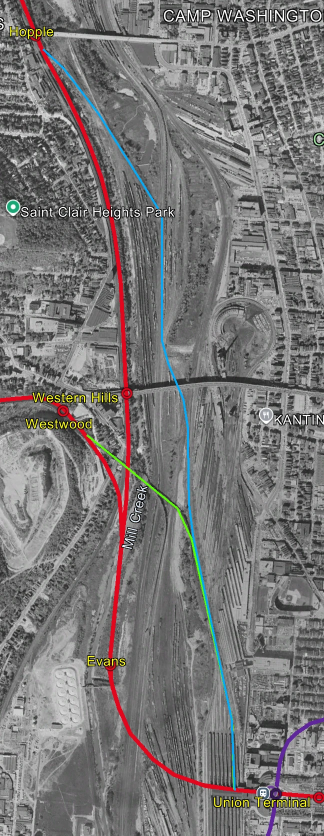
#> input picture data/reference/rer1_historic_approaches.webp, 648 x 1671 px (shown at 1/2 size)
$ python digitize_historic.py
#> lines starting #> are read from the running program, lines starting #| are printed output that depends on the picture; after the words box and inside, x2 and y2 are one past the last pixel; in counts of white or black regions, pixels touching at a corner belong together
### railsim/geo.py
"""Geodesy helpers: local planar projection, distances, polyline utilities."""

from __future__ import annotations

import math
from dataclasses import dataclass
from typing import Sequence

import numpy as np

EARTH_RADIUS_M = 6371008.8

MPH = 0.44704  # m/s per mph
KMH = 1 / 3.6  # m/s per km/h
FT = 0.3048  # m per ft
INCH = 0.0254  # m per inch


# [6 lines left out: function haversine, not called in this run]


@dataclass
class LocalProjection:
    """Azimuthal equidistant-like local tangent plane, accurate to ~1e-4 relative over 100 km.

    Uses an ellipsoidal (WGS84) radius of curvature at the reference latitude so that
    both east and north scales are right; good enough for alignment geometry at city scale.
    """

    lat0: float
    lon0: float

    def __post_init__(self):
        a = 6378137.0
        e2 = 6.69437999014e-3
        phi = math.radians(self.lat0)
        s = math.sin(phi)
        self._m_per_rad_lat = a * (1 - e2) / (1 - e2 * s * s) ** 1.5
        self._m_per_rad_lon = a * math.cos(phi) / math.sqrt(1 - e2 * s * s)

    def to_xy(self, lat, lon):
        lat = np.asarray(lat, dtype=float)
        lon = np.asarray(lon, dtype=float)
        x = np.radians(lon - self.lon0) * self._m_per_rad_lon
        y = np.radians(lat - self.lat0) * self._m_per_rad_lat
        return x, y

    # [6 lines left out: function to_latlon, not called in this run]

    @classmethod
    def around(cls, lats: Sequence[float], lons: Sequence[float]) -> "LocalProjection":
        return cls(float(np.mean(lats)), float(np.mean(lons)))


def cumulative_length(xy: np.ndarray) -> np.ndarray:
    d = np.hypot(np.diff(xy[:, 0]), np.diff(xy[:, 1]))
    return np.concatenate([[0.0], np.cumsum(d)])


# [28 lines left out: functions dedupe_polyline, project_point_to_polyline, not called in this run]


def interp_polyline(xy: np.ndarray, s: np.ndarray, s_query) -> np.ndarray:
    s_query = np.asarray(s_query, dtype=float)
    return np.column_stack([np.interp(s_query, s, xy[:, 0]), np.interp(s_query, s, xy[:, 1])])


def heading(dx: float, dy: float) -> float:
    """Planar heading in radians (atan2 of dy, dx)."""
    return math.atan2(dy, dx)


def wrap_angle(a):
    return (np.asarray(a) + np.pi) % (2 * np.pi) - np.pi

### railsim/kml.py
"""KMZ/KML reading and writing without third-party dependencies.

Reading keeps the folder hierarchy so that programs can select lines and station folders
by path (e.g. "Cincinnati Rail/Cincinnati RER/RER-1"). MultiGeometry placemarks are
expanded into their component LineStrings.
"""

from __future__ import annotations

import io
import re
import zipfile
import xml.etree.ElementTree as ET
from dataclasses import dataclass, field
from pathlib import Path
from typing import Iterable, List, Optional
from xml.sax.saxutils import escape


@dataclass
class Placemark:
    name: str
    folder_path: tuple  # names of enclosing folders, outermost first (Document excluded)
    description: str = ""
    style: str = ""
    points: List[tuple] = field(default_factory=list)  # [(lat, lon, z)]
    lines: List[List[tuple]] = field(default_factory=list)  # each [(lat, lon, z), ...]
    has_z: bool = False  # True if any coordinate carried a non-zero altitude

    @property
    def path_str(self) -> str:
        return "/".join(self.folder_path)


def _local(tag: str) -> str:
    return tag.rsplit("}", 1)[-1]


# [65 lines left out: functions _child, _parse_coords, read_kml_bytes, _parse_placemark, not called in this run]


def read_kmz(path: str | Path) -> List[Placemark]:
    path = Path(path)
    if path.suffix.lower() == ".kml":
        return read_kml_bytes(path.read_bytes())
    with zipfile.ZipFile(path) as z:
        names = [n for n in z.namelist() if n.lower().endswith(".kml")]
        if not names:
            raise ValueError(f"No .kml inside {path}")
        main = "doc.kml" if "doc.kml" in names else names[0]
        return read_kml_bytes(z.read(main))


# [50 lines left out: functions line_styles, select, not called in this run]


# ----------------------------------------------------------------------------- writing

class KmlWriter:
    """Tiny KML builder: folders, styled LineStrings and Points."""

    # [11 lines left out: functions __init__, _style_id, not called in this run]

    def open_folder(self, name: str):
        self._body.append(f"<Folder><name>{escape(name)}</name>")

    def close_folder(self):
        self._body.append("</Folder>")

    # [40 lines left out: functions line, point, to_string, save, rgb_to_kml, not called in this run]

### tools/digitize_historic.py
"""Digitize the historic RER-1 approaches to Union Terminal from a Google Earth screenshot.

data/reference/rer1_historic_approaches.webp shows the pre-RER routes into Union Terminal on
their original railroad rights of way through the Mill Creek yards: Oxford trains (blue) left
today's RER-1 at Hopple, Miamitown trains (green) left it at Westwood and joined the Oxford
route. The screenshot is georeferenced by an affine fit to four RER-1 station markers whose
coordinates are in Cincinnati_Rail.kmz (residuals printed; ~2 m per pixel). The lines are
traced by colour, simplified, and their ends snapped onto the drawn track so the network
joins up. Output: data/kmz/cincinnati_historic.kml (folder "Cincinnati Historic/RER-1").

Replace this with lines drawn in Google Earth when available (same folder and names).

    python tools/digitize_historic.py
"""

from __future__ import annotations

import sys
from pathlib import Path

import numpy as np
from PIL import Image

ROOT = Path(__file__).resolve().parent.parent
sys.path.insert(0, str(ROOT))

from railsim.geo import LocalProjection, cumulative_length, project_point_to_polyline  # noqa: E402
from railsim.horizontal import simplify  # noqa: E402
from railsim.kml import KmlWriter, read_kmz, select  # noqa: E402

IMG = ROOT / "data/reference/rer1_historic_approaches.webp"
OUT = ROOT / "data/kmz/cincinnati_historic.kml"
# pixel (x, y) of station markers -> RER-1 station placemark name and lat/lon
CONTROL = [((255, 787), (39.12439, -84.54345)),   # Western Hills (Mill Creek)
           ((126, 822), (39.12377, -84.54642)),   # Westwood
           ((219, 1333), (39.11460, -84.54435)),  # Evans
           ((636, 1592), (39.10974, -84.53471))]  # Union Terminal


def trace(mask, y0, y1, step=3):
    """Centre line of a mostly north-south coloured line: mean x of each pixel row."""
    pts = []
    for y in range(y0, y1 + 1, step):
        xs = np.nonzero(mask[y])[0]
        if len(xs):
            pts.append((float(xs.mean()), float(y)))
    return np.array(pts)


def main():
    im = np.asarray(Image.open(IMG).convert("RGB")).astype(int)
    R, G, B = im[..., 0], im[..., 1], im[..., 2]
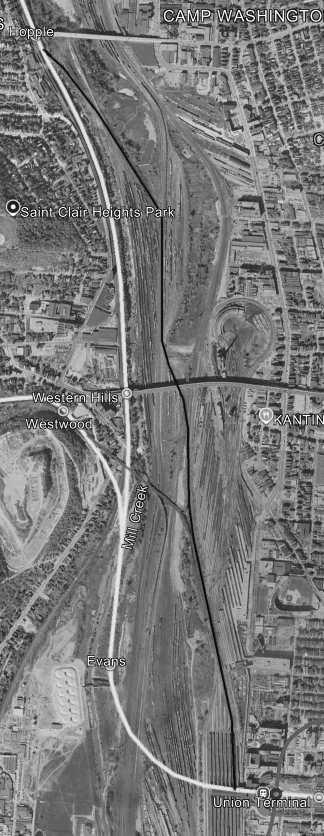
#> R: shape (1671, 648) int64 (shown at 1/2 size); min 0, max 255, mean 120.3
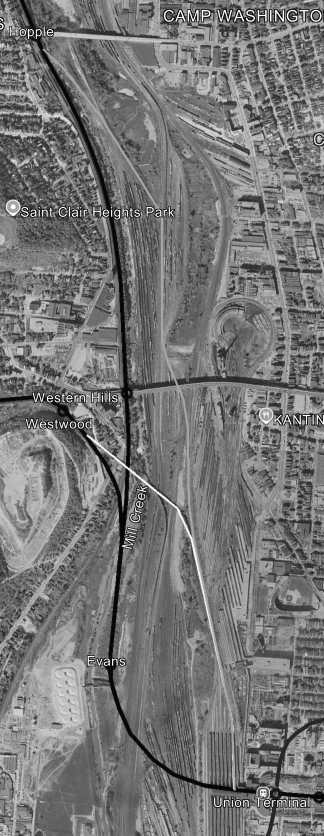
#> G: shape (1671, 648) int64 (shown at 1/2 size); min 0, max 255, mean 118.1
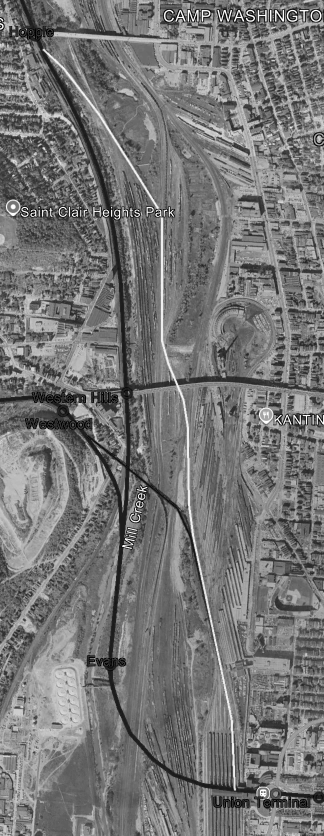
#> B: shape (1671, 648) int64 (shown at 1/2 size); min 0, max 255, mean 117.8
    blue = (B > 180) & (G > 120) & (R < 110) & (B - R > 100)
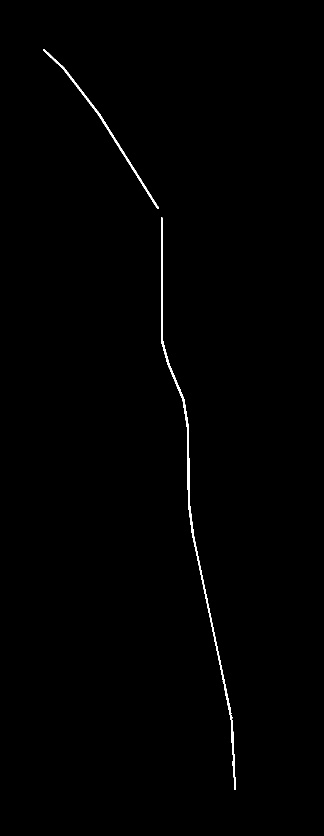
#> blue: shape (1671, 648) bool (shown at 1/2 size); 0.56% white; 2 white regions, box (x1, y1, x2, y2) and area: (322, 435, 472, 1580) 4471, (86, 98, 318, 418) 1634
    green = (G > 170) & (G - R > 50) & (G - B > 110)
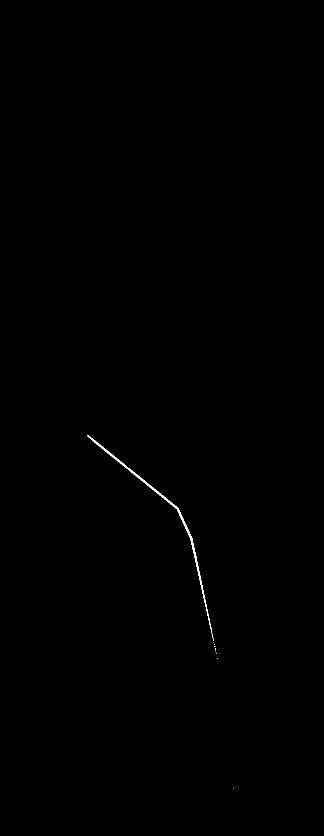
#> green: shape (1671, 648) bool (shown at 1/2 size); 0.16% white; 10 white regions (9 under 20 px), largest, box (x1, y1, x2, y2) and area: (174, 870, 427, 1276) 1751

    proj = LocalProjection(39.12, -84.54)
    px = np.array([[x, y, 1.0] for (x, y), _ in CONTROL])
    xy = np.array([proj.to_xy(la, lo) for _, (la, lo) in CONTROL], float)
    A, *_ = np.linalg.lstsq(px, xy, rcond=None)
    res = np.hypot(*(px @ A - xy).T)
    print("affine fit residuals (m):", np.round(res, 1))

    def to_xy(p):
        return np.column_stack([p, np.ones(len(p))]) @ A

    ys = np.nonzero(blue)[0]
#> ys = 6105 values from 98 to 1579
    oxford = to_xy(trace(blue, int(ys.min()), int(ys.max())))
#> the loop in trace, `for y in range(y0, y1 + 1, step):` made 494 passes
#> xs on passes 1 to 3: [87, 88], [87, 88, 89, 90, 91], [90, 91, 92, 93, 94]
#> after the loop in trace, `for y in range(y0, y1 + 1, step):`: pts = 488 pairs, first value 87.5 to 469, second value 98 to 1577
#> oxford = 488 pairs, first value -625.5 to 122.9, second value -1099.8 to 1866
    # green runs on its own until it meets the blue line (shared ROW below that)
    gy = np.nonzero(green)[0]
#> gy = 1783 values from 870 to 1576
    g = trace(green, int(gy.min()), int(gy.max()))
#> the loop in trace (call 2), `for y in range(y0, y1 + 1, step):` made 236 passes
#> xs on passes 1 to 3: [174, 175, 176], [176, 177, 178, 179, 180], [180, 181, 182, 183, 184]
#> g = 144 pairs, first value 175 to 434.5, second value 870 to 1317
    b_px = trace(blue, int(ys.min()), int(ys.max()))
#> b_px has the same summary as pts in trace
    bx = np.interp(g[:, 1], b_px[:, 1], b_px[:, 0])
#> bx = 144 values from 375.5 to 437.5
    join = int(np.argmax(np.abs(g[:, 0] - bx) < 6.0))
#> join = 68
    miamitown = to_xy(g[:join + 1])
#> miamitown = 69 pairs, first value -458.7 to -48.13, second value -93.27 to 323.6

    # snap ends onto the drawn RER-1 track, and the Miamitown line's end onto the Oxford one
    pms = read_kmz(ROOT / "data/kmz/Cincinnati_Rail.kmz")
    track = [np.array(proj.to_xy([c[0] for c in ln], [c[1] for c in ln]), float).T
             for p in select(pms, "Cincinnati RER/RER-1") if p.lines for ln in p.lines]

    def snap(pt, lines):
        best = None
        for ln in lines:
            s = cumulative_length(ln)
            ch, d, _ = project_point_to_polyline(float(pt[0]), float(pt[1]), ln, s)
            if best is None or d < best[0]:
                best = (d, np.array([np.interp(ch, s, ln[:, 0]), np.interp(ch, s, ln[:, 1])]))
        print(f"   snapped {best[0]:.0f} m")
        return best[1]

    oxford = simplify(oxford, 3.0)
    miamitown = simplify(miamitown, 3.0)
    oxford[0], oxford[-1] = snap(oxford[0], track), snap(oxford[-1], track)
    miamitown[0] = snap(miamitown[0], track)
    miamitown[-1] = snap(miamitown[-1], [oxford])

    kw = KmlWriter("Cincinnati historic rights of way")
    kw.open_folder("Cincinnati Historic")
    kw.open_folder("RER-1")
    for name, line, col in (("Historic Oxford approach", oxford, "ffffa000"),
                            ("Historic Miamitown approach", miamitown, "ff00e070")):
        la, lo = proj.to_latlon(line[:, 0], line[:, 1])
        kw.line(name, [(float(a), float(b), 0.0) for a, b in zip(la, lo)], col, 3.0,
                "pre-RER approach to Union Terminal on the original ROW; digitized from "
                "data/reference/rer1_historic_approaches.webp (approximate, ~20 m)")
        print(f"{name}: {cumulative_length(line)[-1] / 1000:.2f} km, {len(line)} vertices")
    kw.close_folder()
    kw.close_folder()
    kw.save(OUT)
    print(f"wrote {OUT.relative_to(ROOT)}")


if __name__ == "__main__":
#> (the run stopped early here; a loop or call above may not have finished)
